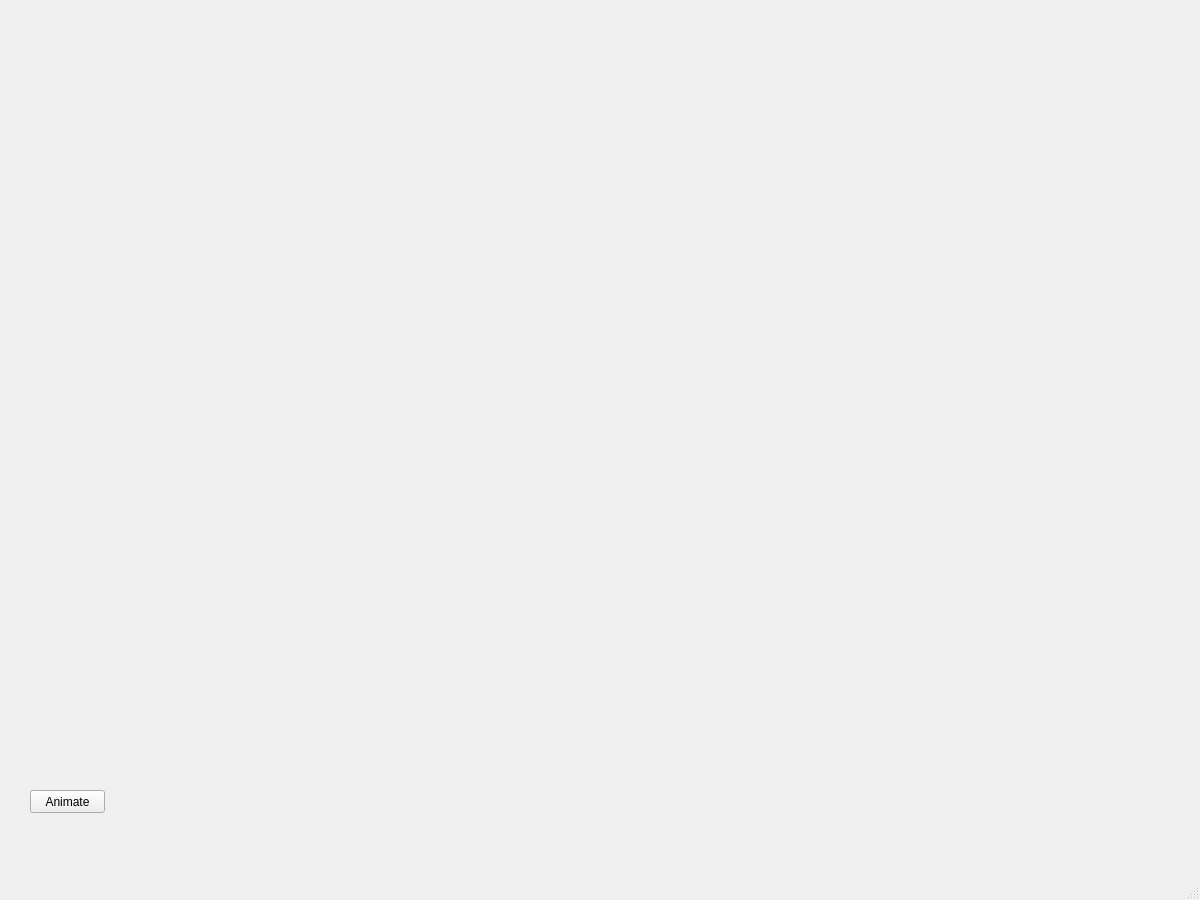
<?xml version="1.0" encoding="UTF-8"?>
<ui version="4.0">
 <class>MainWindow</class>
 <widget class="QMainWindow" name="MainWindow">
  <property name="geometry">
   <rect>
    <x>0</x>
    <y>0</y>
    <width>1200</width>
    <height>900</height>
   </rect>
  </property>
  <property name="windowTitle">
   <string>Visualization of Heat Transfer due to Drag Energy</string>
  </property>
  <widget class="QWidget" name="centralwidget">
   <widget class="QPushButton" name="animateButton">
    <property name="geometry">
     <rect>
      <x>30</x>
      <y>790</y>
      <width>75</width>
      <height>23</height>
     </rect>
    </property>
    <property name="text">
     <string>Animate</string>
    </property>
   </widget>
   <widget class="QWidget" name="verticalLayoutWidget">
    <property name="geometry">
     <rect>
      <x>9</x>
      <y>9</y>
      <width>1181</width>
      <height>751</height>
     </rect>
    </property>
    <layout class="QVBoxLayout" name="verticalLayout"/>
   </widget>
  </widget>
  <widget class="QMenuBar" name="menubar">
   <property name="geometry">
    <rect>
     <x>0</x>
     <y>0</y>
     <width>1200</width>
     <height>21</height>
    </rect>
   </property>
  </widget>
  <widget class="QStatusBar" name="statusbar"/>
 </widget>
 <resources/>
 <connections/>
</ui>
